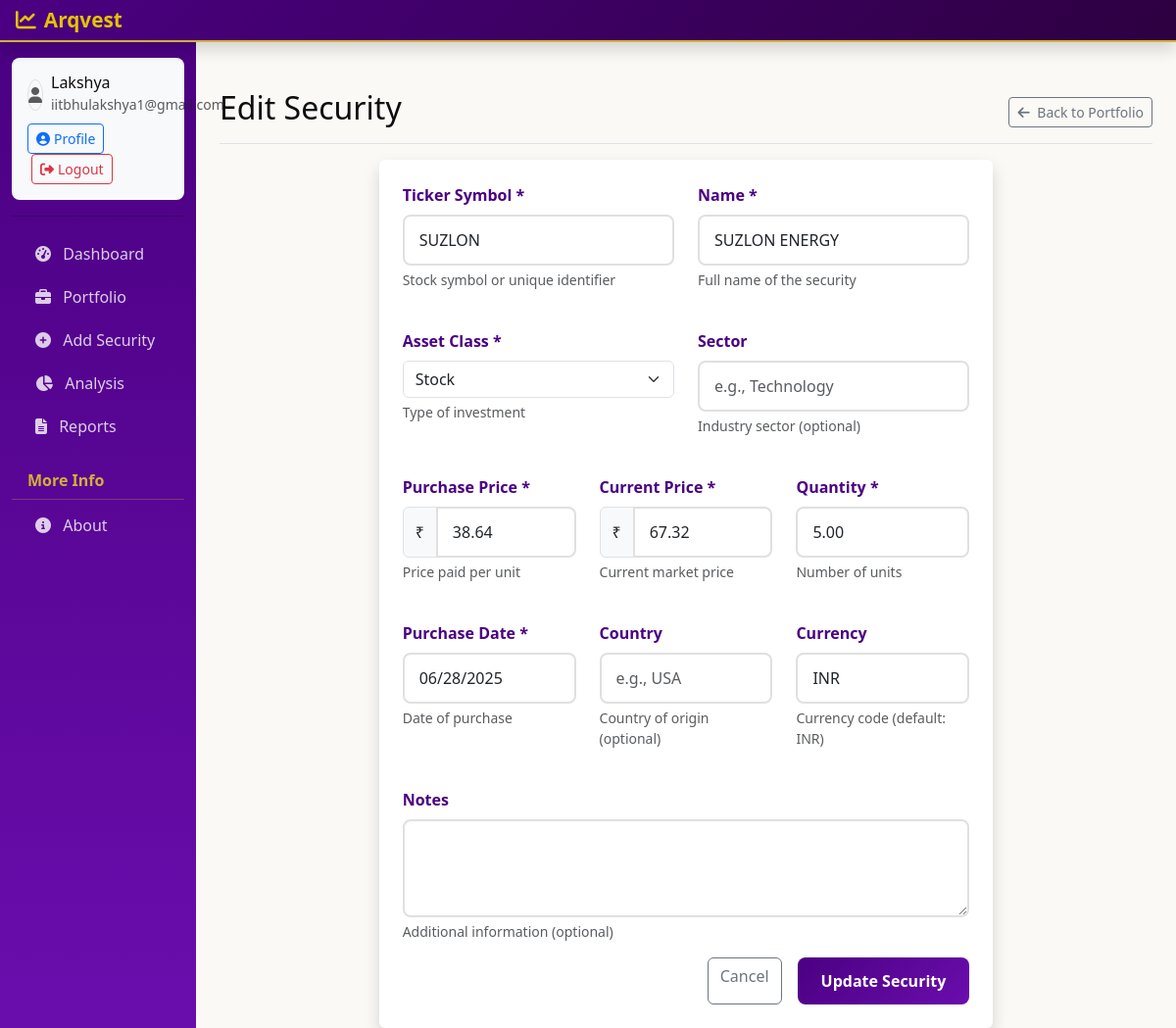
The page /edit_security/1 (signed in) on the database its author committed.
### models.py (models this page shows, shortened)
class User(UserMixin, db.Model):
    id = db.Column(db.Integer, primary_key=True)
    name = db.Column(db.String(100), nullable=False)
    email = db.Column(db.String(120), unique=True, nullable=False)
    phone = db.Column(db.String(20), nullable=False)
    password_hash = db.Column(db.String(255), nullable=False)
    created_at = db.Column(db.DateTime, default=datetime.utcnow)
    updated_at = db.Column(db.DateTime, default=datetime.utcnow, onupdate=datetime.utcnow)
    securities = db.relationship('Security', backref='user', lazy=True, cascade='all, delete-orphan')
    portfolio_snapshots = db.relationship('PortfolioSnapshot', backref='user', lazy=True, cascade='all, delete-orphan')

class Security(db.Model):
    id = db.Column(db.Integer, primary_key=True)
    user_id = db.Column(db.Integer, db.ForeignKey('user.id'), nullable=False)
    ticker = db.Column(db.String(10), nullable=False)
    name = db.Column(db.String(100), nullable=False)
    asset_class = db.Column(db.String(50), nullable=False)
    purchase_price = db.Column(db.Float, nullable=False)
    current_price = db.Column(db.Float, nullable=False)
    quantity = db.Column(db.Float, nullable=False)
    purchase_date = db.Column(db.Date, nullable=False)
    sector = db.Column(db.String(50))
    country = db.Column(db.String(50))
    currency = db.Column(db.String(3), default="INR")
    notes = db.Column(db.Text)
    created_at = db.Column(db.DateTime, default=datetime.utcnow)
    updated_at = db.Column(db.DateTime, default=datetime.utcnow, onupdate=datetime.utcnow)

### routes.py (the view, shortened to what this page needs)
@app.route('/edit_security/<int:security_id>', methods=['GET', 'POST'])
@login_required
def edit_security(security_id):
    security = Security.query.filter_by(id=security_id, user_id=current_user.id).first_or_404()
    asset_classes = [
        'Stock', 'ETF', 'Mutual Fund', 'Government Bonds', 'Corporate Bonds',
        'Municipal Bonds', 'Cash', 'Cryptocurrency', 'Real Estate',
        'Commodity', 'Options', 'Futures', 'Other'
    ]
    return render_template('add_security.html', asset_classes=asset_classes, security=security, edit=True)

### templates/add_security.html (shortened to what this page needs)
{% extends "layout.html" %}
{% block content %}
<div class="d-flex justify-content-between flex-wrap flex-md-nowrap align-items-center pt-3 pb-2 mb-3 border-bottom">
    <h1 class="h2">{{ 'Edit' if edit else 'Add' }} Security</h1>
    <div class="btn-toolbar mb-2 mb-md-0">
        <a href="{{ url_for('portfolio') }}" class="btn btn-sm btn-outline-secondary">
            <i class="fas fa-arrow-left me-1"></i> Back to Portfolio
        </a>
    </div>
</div>
<div class="row">
    <div class="col-lg-8 mx-auto">
        <div class="card border-0 shadow">
            <div class="card-body p-4">
                <form method="post" action="{{ url_for('edit_security', security_id=security.id) if edit else url_for('add_security') }}">
                    <div class="row mb-3">
                        <div class="col-md-6">
                            <div class="form-group">
                                <label for="ticker" class="form-label">Ticker Symbol *</label>
                                <input type="text" class="form-control" id="ticker" name="ticker"
                                       placeholder="e.g., AAPL" required
                                       value="{{ security.ticker if edit else '' }}"
                                       {{ 'readonly' if edit else '' }}>
                                <div class="form-text">Stock symbol or unique identifier</div>
                            </div>
                        </div>
                        <div class="col-md-6">
                            <div class="form-group">
                                <label for="name" class="form-label">Name *</label>
                                <input type="text" class="form-control" id="name" name="name"
                                       placeholder="e.g., Apple Inc." required
                                       value="{{ security.name if edit else '' }}">
                                <div class="form-text">Full name of the security</div>
                            </div>
                        </div>
                    </div>
                    <div class="row mb-3">
                        <div class="col-md-6">
                            <div class="form-group">
                                <label for="asset_class" class="form-label">Asset Class *</label>
                                <select class="form-select" id="asset_class" name="asset_class" required>
                                    {% for asset_class in asset_classes %}
                                        <option value="{{ asset_class }}" {{ 'selected' if edit and security.asset_class == asset_class else '' }}>
                                            {{ asset_class }}
                                        </option>
                                    {% endfor %}
                                </select>
                                <div class="form-text">Type of investment</div>
                            </div>
                        </div>
                        <div class="col-md-6">
                            <div class="form-group">
                                <label for="sector" class="form-label">Sector</label>
                                <input type="text" class="form-control" id="sector" name="sector"
                                       placeholder="e.g., Technology"
                                       value="{{ security.sector if edit else '' }}">
                                <div class="form-text">Industry sector (optional)</div>
                            </div>
                        </div>
                    </div>
                    <div class="row mb-3">
                        <div class="col-md-4">
                            <div class="form-group">
                                <label for="purchase_price" class="form-label">Purchase Price *</label>
                                <div class="input-group">
                                    <span class="input-group-text">₹</span>
                                    <input type="number" class="form-control" id="purchase_price" name="purchase_price"
                                           step="0.01" min="0" required
                                           value="{{ "%.2f"|format(security.purchase_price) if edit else '' }}"
                                           {{ 'readonly' if edit else '' }}>
                                </div>
                                <div class="form-text">Price paid per unit</div>
                            </div>
                        </div>
                        <div class="col-md-4">
                            <div class="form-group">
                                <label for="current_price" class="form-label">Current Price *</label>
                                <div class="input-group">
                                    <span class="input-group-text">₹</span>
                                    <input type="number" class="form-control" id="current_price" name="current_price"
                                           step="0.01" min="0" required
                                           value="{{ "%.2f"|format(security.current_price) if edit else '' }}">
                                </div>
                                <div class="form-text">Current market price</div>
                            </div>
                        </div>
                        <div class="col-md-4">
                            <div class="form-group">
                                <label for="quantity" class="form-label">Quantity *</label>
                                <input type="number" class="form-control" id="quantity" name="quantity"
                                       step="0.01" min="0" required
                                       value="{{ "%.2f"|format(security.quantity) if edit else '' }}">
                                <div class="form-text">Number of units</div>
                            </div>
                        </div>
                    </div>
                    <div class="row mb-3">
                        <div class="col-md-4">
                            <div class="form-group">
                                <label for="purchase_date" class="form-label">Purchase Date *</label>
                                <input type="date" class="form-control" id="purchase_date" name="purchase_date" required
                                       value="{{ security.purchase_date.strftime('%Y-%m-%d') if edit else '' }}"
                                       {{ 'readonly' if edit else '' }}>
                                <div class="form-text">Date of purchase</div>
                            </div>
                        </div>
                        <div class="col-md-4">
                            <div class="form-group">
                                <label for="country" class="form-label">Country</label>
                                <input type="text" class="form-control" id="country" name="country"
                                       placeholder="e.g., USA"
                                       value="{{ security.country if edit else '' }}">
                                <div class="form-text">Country of origin (optional)</div>
                            </div>
                        </div>
                        <div class="col-md-4">
                            <div class="form-group">
                                <label for="currency" class="form-label">Currency</label>
                                <input type="text" class="form-control" id="currency" name="currency"
                                       placeholder="e.g., INR" value="{{ security.currency if edit else 'INR' }}">
                                <div class="form-text">Currency code (default: INR)</div>
                            </div>
                        </div>
                    </div>
                    <div class="mb-3">
                        <label for="notes" class="form-label">Notes</label>
                        <textarea class="form-control" id="notes" name="notes" rows="3">{{ security.notes if edit else '' }}</textarea>
                        <div class="form-text">Additional information (optional)</div>
                    </div>
                    <div class="d-grid gap-2 d-md-flex justify-content-md-end">
                        <a href="{{ url_for('portfolio') }}" class="btn btn-outline-secondary me-md-2">Cancel</a>
                        <button type="submit" class="btn btn-primary">
                            {{ 'Update Security' if edit else 'Add Security' }}
                        </button>
                    </div>
                </form>
            </div>
        </div>
    </div>
</div>
{% endblock %}

### templates/layout.html (shortened to what this page needs)
<!DOCTYPE html>
<html lang="en">
<head>
    <link href="https://cdn.jsdelivr.net/npm/bootstrap@5.3.0/dist/css/bootstrap.min.css" rel="stylesheet">
    <link rel="stylesheet" href="https://cdnjs.cloudflare.com/ajax/libs/font-awesome/6.4.0/css/all.min.css">
    <link rel="stylesheet" href="{{ url_for('static', filename='css/custom.css') }}">
</head>
<body>
    <header class="navbar navbar-dark sticky-top flex-md-nowrap p-0 shadow">
        <a class="navbar-brand col-md-3 col-lg-2 me-0 px-3" href="{{ url_for('index') }}">
            <i class="fas fa-chart-line me-2"></i>Arqvest
        </a>
    </header>
    <div class="container-fluid">
        <div class="row">
            <nav id="sidebarMenu" class="col-md-3 col-lg-2 d-md-block sidebar collapse">
                <div class="position-sticky sidebar-sticky pt-3">
                    {% if current_user.is_authenticated %}
                    <div class="user-info mb-3 px-3">
                        <div class="d-flex align-items-center">
                            <div class="avatar-placeholder me-2">
                                <i class="fas fa-user text-muted"></i>
                            </div>
                            <div>
                                <h6 class="mb-0">{{ current_user.name }}</h6>
                                <small class="text-muted">{{ current_user.email }}</small>
                            </div>
                        </div>
                        <div class="mt-2">
                            <a href="{{ url_for('profile') }}" class="btn btn-sm btn-outline-primary">
                                <i class="fas fa-user-circle me-1"></i>Profile
                            </a>
                            <a href="{{ url_for('logout') }}" class="btn btn-sm btn-outline-danger ms-1">
                                <i class="fas fa-sign-out-alt me-1"></i>Logout
                            </a>
                        </div>
                    </div>
                    <hr class="my-3">
                    {% endif %}
                    <ul class="nav flex-column">
                        <li class="nav-item">
                            <a class="nav-link {{ 'active' if request.path == url_for('index') else '' }}"
                               href="{{ url_for('index') }}">
                                <i class="fas fa-tachometer-alt me-2"></i>
                                Dashboard
                            </a>
                        </li>
                        <li class="nav-item">
                            <a class="nav-link {{ 'active' if request.path == url_for('portfolio') else '' }}"
                               href="{{ url_for('portfolio') }}">
                                <i class="fas fa-briefcase me-2"></i>
                                Portfolio
                            </a>
                        </li>
                        <li class="nav-item">
                            <a class="nav-link {{ 'active' if request.path == url_for('add_security') else '' }}"
                               href="{{ url_for('add_security') }}">
                                <i class="fas fa-plus-circle me-2"></i>
                                Add Security
                            </a>
                        </li>
                        <li class="nav-item">
                            <a class="nav-link {{ 'active' if request.path == url_for('analysis') else '' }}"
                               href="{{ url_for('analysis') }}">
                                <i class="fas fa-chart-pie me-2"></i>
                                Analysis
                            </a>
                        </li>
                        <li class="nav-item">
                            <a class="nav-link {{ 'active' if request.path == url_for('reports') else '' }}"
                               href="{{ url_for('reports') }}">
                                <i class="fas fa-file-alt me-2"></i>
                                Reports
                            </a>
                        </li>
                    </ul>
                    <h6 class="sidebar-heading d-flex justify-content-between align-items-center px-3 mt-4 mb-1">
                        <span>More Info</span>
                    </h6>
                    <ul class="nav flex-column mb-2">
                        <li class="nav-item">
                            <a class="nav-link" href="#" data-bs-toggle="modal" data-bs-target="#aboutModal">
                                <i class="fas fa-info-circle me-2"></i>
                                About
                            </a>
                        </li>
                    </ul>
                </div>
            </nav>
            <main class="col-md-9 ms-sm-auto col-lg-10 px-md-4 main-content">
                {% block content %}{% endblock %}
            </main>
        </div>
    </div>
</body>
</html>

### rows shown on the page
User: name "Lakshya", email "iitbhulakshya1@gmail.com"
Security: ticker "SUZLON", name "SUZLON ENERGY", purchase_price "38.64", current_price "67.32", quantity "5.00", purchase_date "06/28/2025", currency "INR"

### other values the page prints
{{ 'Edit' if edit else 'Add' }} "Edit"
{{ 'Update Security' if edit else 'Add Security' }} "Update Security"
form field asset_class "Stock"
